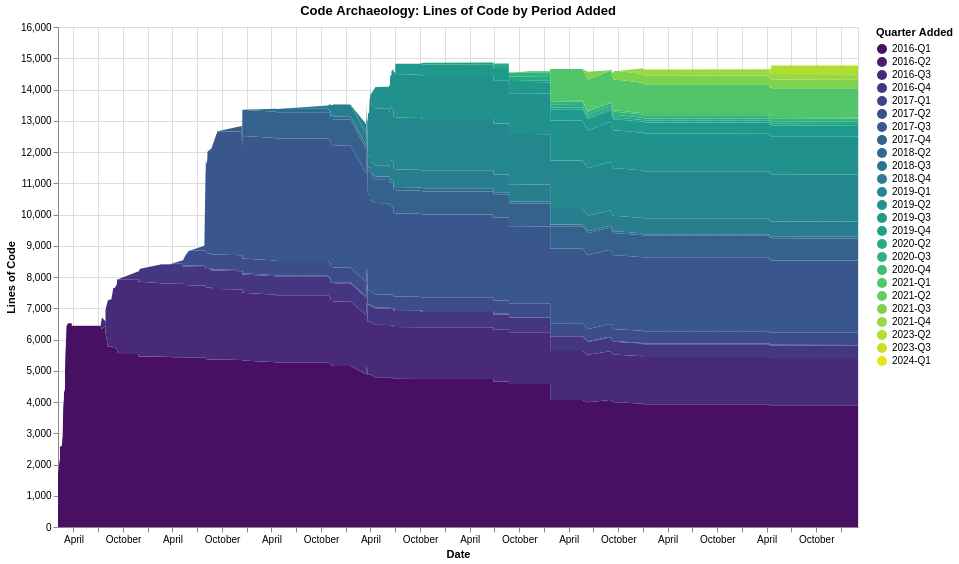

Vega-Lite specification for this chart:
### Vega-Lite specification from a JSON file in a GitHub repository (floating-point values rounded to 4 significant figures; data arrays with more than 128 entries replaced by an {"elided": "..."} marker saying what was removed)
{"$schema": "https://vega.github.io/schema/vega-lite/v6.1.0.json", "config": {"view": {"continuousHeight": 300, "continuousWidth": 300}}, "data": {"name": "data-d4a84f155e9f5b2563e2ccc1e3955a00"}, "datasets": {"data-d4a84f155e9f5b2563e2ccc1e3955a00": {"elided": "1771 records"}}, "encoding": {"color": {"field": "period", "scale": {"scheme": "viridis"}, "title": "Quarter Added", "type": "ordinal"}, "order": {"field": "period", "sort": "ascending", "type": "ordinal"}, "tooltip": [{"field": "commit_date", "type": "temporal"}, {"field": "period", "type": "ordinal"}, {"field": "line_count", "type": "quantitative"}], "x": {"field": "commit_date", "title": "Date", "type": "temporal"}, "y": {"field": "line_count", "title": "Lines of Code", "type": "quantitative"}}, "height": 500, "mark": {"type": "area"}, "title": "Code Archaeology: Lines of Code by Period Added", "width": 800}
